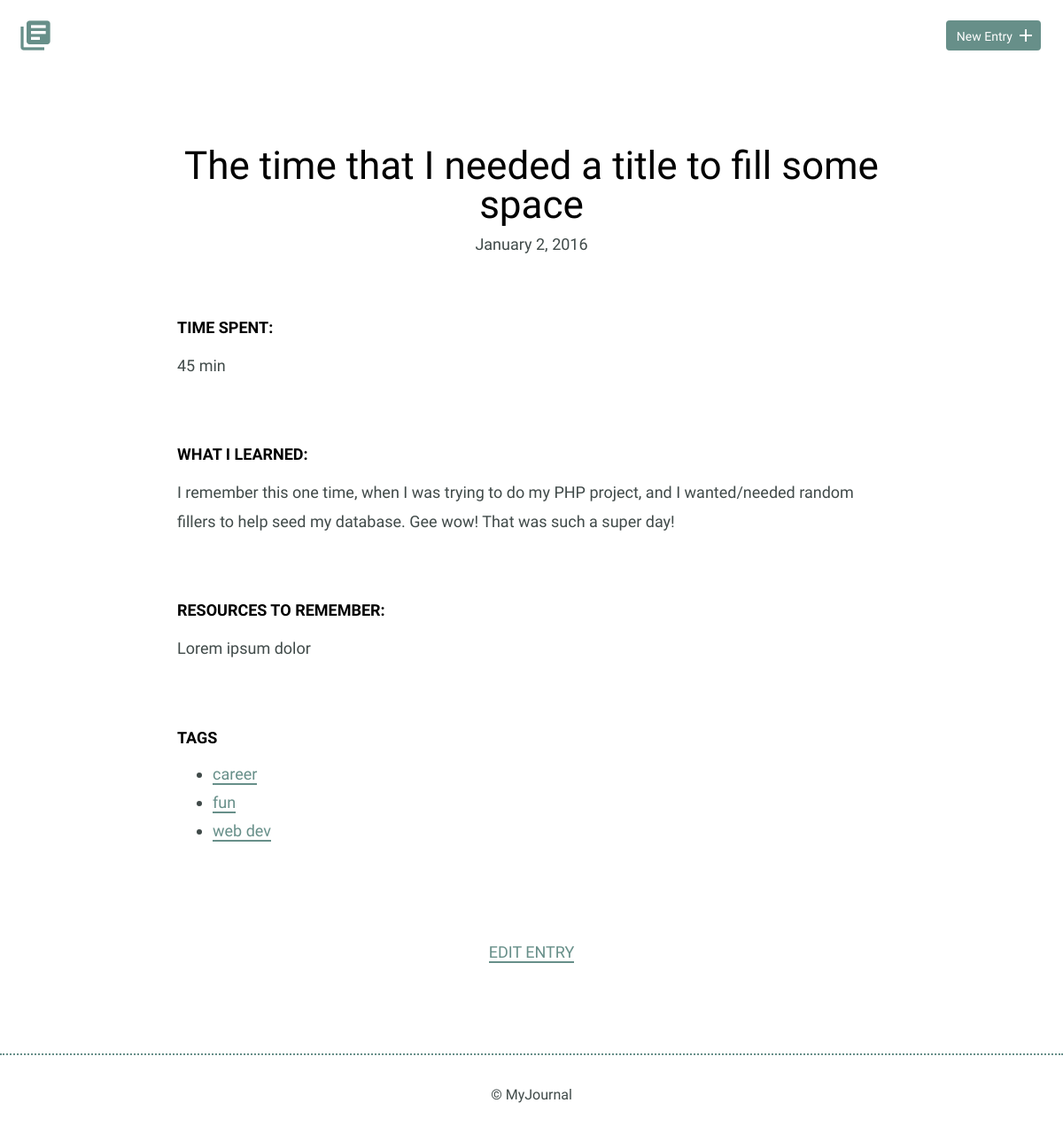
The app's page /detail.php?id=4 with its own data.
### tables this page shows
CREATE TABLE "entries" (
	"id"	INTEGER,
	"title"	TEXT,
	"date"	TEXT,
	"time_spent"	INTEGER,
	"learned"	BLOB,
	"resources"	BLOB,
	PRIMARY KEY("id")
);

### inc/functions.php (called while the page is built, shortened)
<?php
function get_tags($id)
{
  include('connection.php');
  try {
    $results = $db->prepare('
      SELECT tags.tag FROM entries
      JOIN tags_entry ON entries.id = tags_entry.entry_id
      JOIN tags ON tags.id = tags_entry.tag_id WHERE entries.id = ?
      ');
    $results->bindValue(1, $id);
    $results->execute();
  } catch (Eception $e) {
    echo 'Error: ' . $e->getMessage();
    return(array());
  }
  foreach (($results->fetchAll(PDO::FETCH_ASSOC)) as $item) {
      $tags[] = $item['tag'];
  }
  return $tags;
}
function get_entry($id)
{
  include('connection.php');
  try {
    $results = $db->prepare('SELECT * FROM entries WHERE id = ?');
    $results->bindValue(1, $id);
    $results->execute();
  } catch (Eception $e) {
    echo 'Error: ' . $e->getMessage();
    return false;
  }
  $entry = $results->fetch();
  return ($entry);
}

### detail.php (the view)
<?php
include 'inc/header.php';
?>
                <div class="entry-list single">
                    <article>
                      <?php
                        $entry = get_entry($_GET['id']);
                        echo "<h1>" . $entry['title'] . "</h1>\n";
                        echo "<time datetime='" . date( 'Y-m-d' , strtotime($entry['date'])) . "'>";
                           echo date( 'F j, Y' , strtotime($entry['date']));
                        echo "</time>\n";
                        echo "<div class='entry'>\n";
                          echo "<h3>Time Spent: </h3>\n";
                          echo "<p>" . $entry['time_spent'] . "</p>\n";
                        echo "</div>\n";
                        echo "<div class='entry'>\n";
                          echo "<h3>What I Learned:</h3>\n";
                          echo "<p>" . $entry['learned'] . "</p>\n";
                        echo "</div>\n";
                        echo "<div class='entry'>\n";
                          echo "<h3>Resources to Remember:</h3>\n";
                          echo "<p>" . $entry['resources'] . "</p>\n";
                        echo "</div>\n";
                        echo "<div class='entry'>\n";
                          echo "<h3>Tags</h3>";
                          echo "<ul>";
                          foreach (get_tags($entry['id']) as $tag) {
                            echo "<li><a href='index.php?tag='". $tag ."'>" . $tag . "</a></li>";
                          }
                          echo "</ul>";
                        echo "</div>";
                      ?>
                    </article>
                </div>
            </div>
            <div class="edit">
                <p><a href="<?php echo 'new.php?id=' . $entry['id'];?>">Edit Entry</a></p>
<?php
  include('inc/footer.php');
?>

### css/site.css (style rules this page uses)
body { font-size: 16px; color: #404a49; font-family: 'Cousine', serif; font-weight: 400; }
h1, h2, h3 { margin: 0; font-weight: 400; line-height: 1em; color: #000; }
h1 { font-size: 44px; margin-bottom: 12px; }
h3 { font-size: 18px; font-family: 'Work Sans', serif; font-weight: 600; text-transform: uppercase; }
p { line-height: 1.8em; font-size: 18px; }
p a { border-bottom: 2px solid #678f89; padding: 0; color: #678f89; text-decoration: none; }
ul li { line-height: 1.8em; font-size: 18px; }
ul li a { border-bottom: 2px solid #678f89; line-height: 1.8em; color: #678f89; text-decoration: none; }
.entry-list, .edit-entry, .new-entry { max-width: 800px; margin: 0 auto; padding: 70px 0 150px 0; }
.entry-list article { margin-bottom: 70px; text-align: center; }
.entry-list article:last-child { margin-bottom: 0; }
.entry-list.single { padding-bottom: 70px; }
.entry-list.single time { font-size: 18px; }
.entry { max-width: 800px; margin: 75px auto 0 auto; text-align: left; }
.entry p { margin-bottom: 40px; }
.edit { padding-bottom: 80px; text-align: center; margin: 0 auto; }
.edit a { font-weight: 400; text-transform: uppercase; font-size: 18px; }

### records on screen
entries: title "The time that I needed a title to fill some space", date "January 2, 2016", time_spent "45 min", learned "I remember this one time, when I was trying to do my PHP project, and I wanted/needed random fillers to help seed my database. Gee wow! That was such a super day!", resources "Lorem ipsum dolor"

### other values on screen
$tag "career"
$tag "fun"
$tag "web dev"
